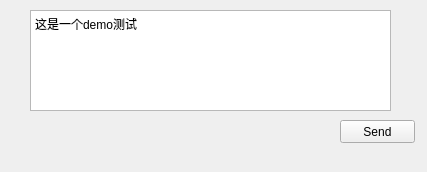
<?xml version="1.0" encoding="UTF-8"?>
<ui version="4.0">
 <class>MainWindow</class>
 <widget class="QMainWindow" name="MainWindow">
  <property name="geometry">
   <rect>
    <x>0</x>
    <y>0</y>
    <width>427</width>
    <height>172</height>
   </rect>
  </property>
  <property name="windowTitle">
   <string>MainWindow</string>
  </property>
  <widget class="QWidget" name="centralWidget">
   <widget class="QPushButton" name="pushButton">
    <property name="geometry">
     <rect>
      <x>340</x>
      <y>120</y>
      <width>75</width>
      <height>23</height>
     </rect>
    </property>
    <property name="text">
     <string>Send</string>
    </property>
   </widget>
   <widget class="QTextEdit" name="textEdit">
    <property name="geometry">
     <rect>
      <x>30</x>
      <y>10</y>
      <width>361</width>
      <height>101</height>
     </rect>
    </property>
    <property name="html">
     <string>&lt;!DOCTYPE HTML PUBLIC &quot;-//W3C//DTD HTML 4.0//EN&quot; &quot;http://www.w3.org/TR/REC-html40/strict.dtd&quot;&gt;
&lt;html&gt;&lt;head&gt;&lt;meta name=&quot;qrichtext&quot; content=&quot;1&quot; /&gt;&lt;style type=&quot;text/css&quot;&gt;
p, li { white-space: pre-wrap; }
&lt;/style&gt;&lt;/head&gt;&lt;body style=&quot; font-family:'SimSun'; font-size:9pt; font-weight:400; font-style:normal;&quot;&gt;
&lt;p style=&quot; margin-top:0px; margin-bottom:0px; margin-left:0px; margin-right:0px; -qt-block-indent:0; text-indent:0px;&quot;&gt;这是一个demo测试&lt;/p&gt;&lt;/body&gt;&lt;/html&gt;</string>
    </property>
   </widget>
  </widget>
  <widget class="QMenuBar" name="menuBar">
   <property name="geometry">
    <rect>
     <x>0</x>
     <y>0</y>
     <width>427</width>
     <height>23</height>
    </rect>
   </property>
  </widget>
 </widget>
 <layoutdefault spacing="6" margin="11"/>
 <resources/>
 <connections/>
</ui>
